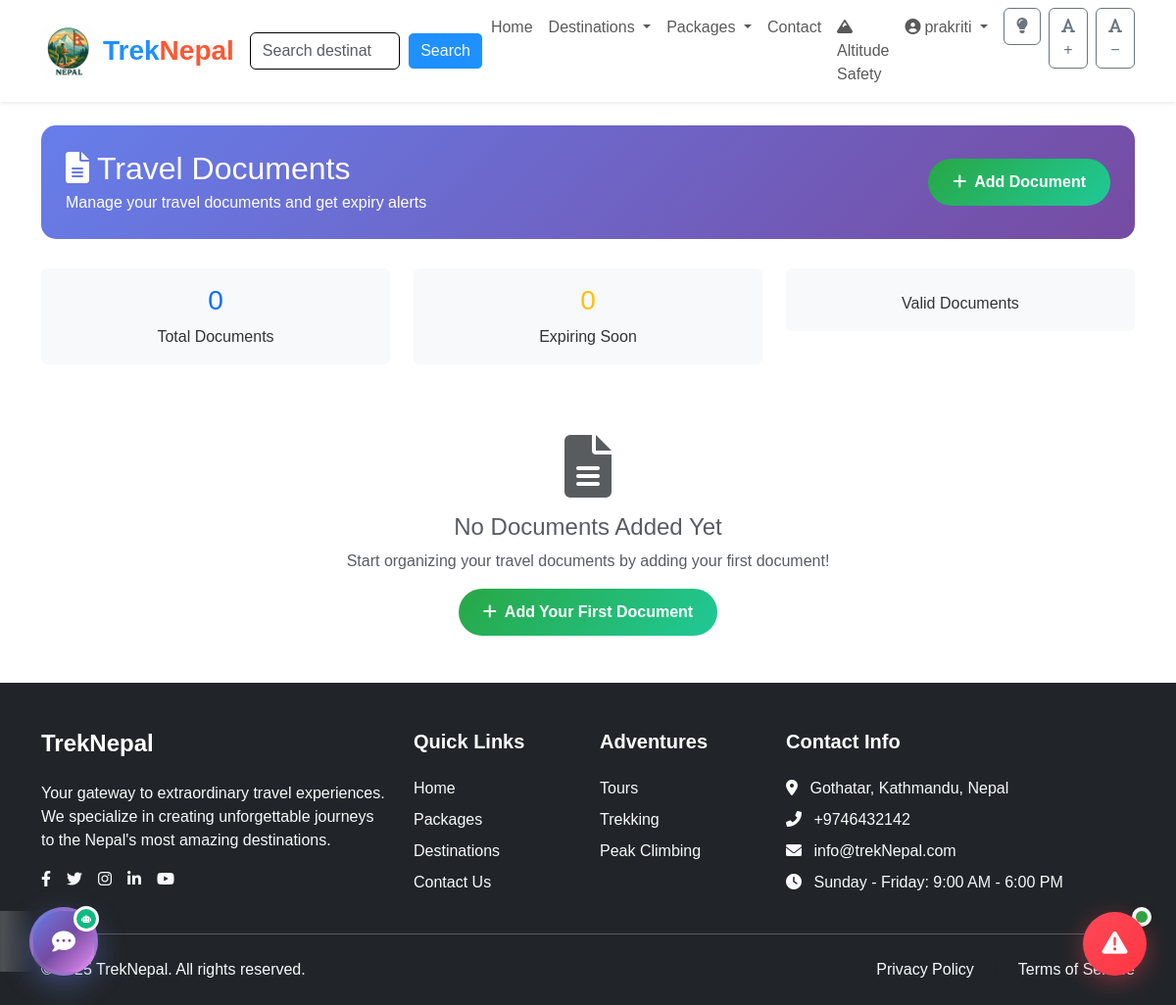
Page /personal/documents/ (signed in) on the earlier database version.
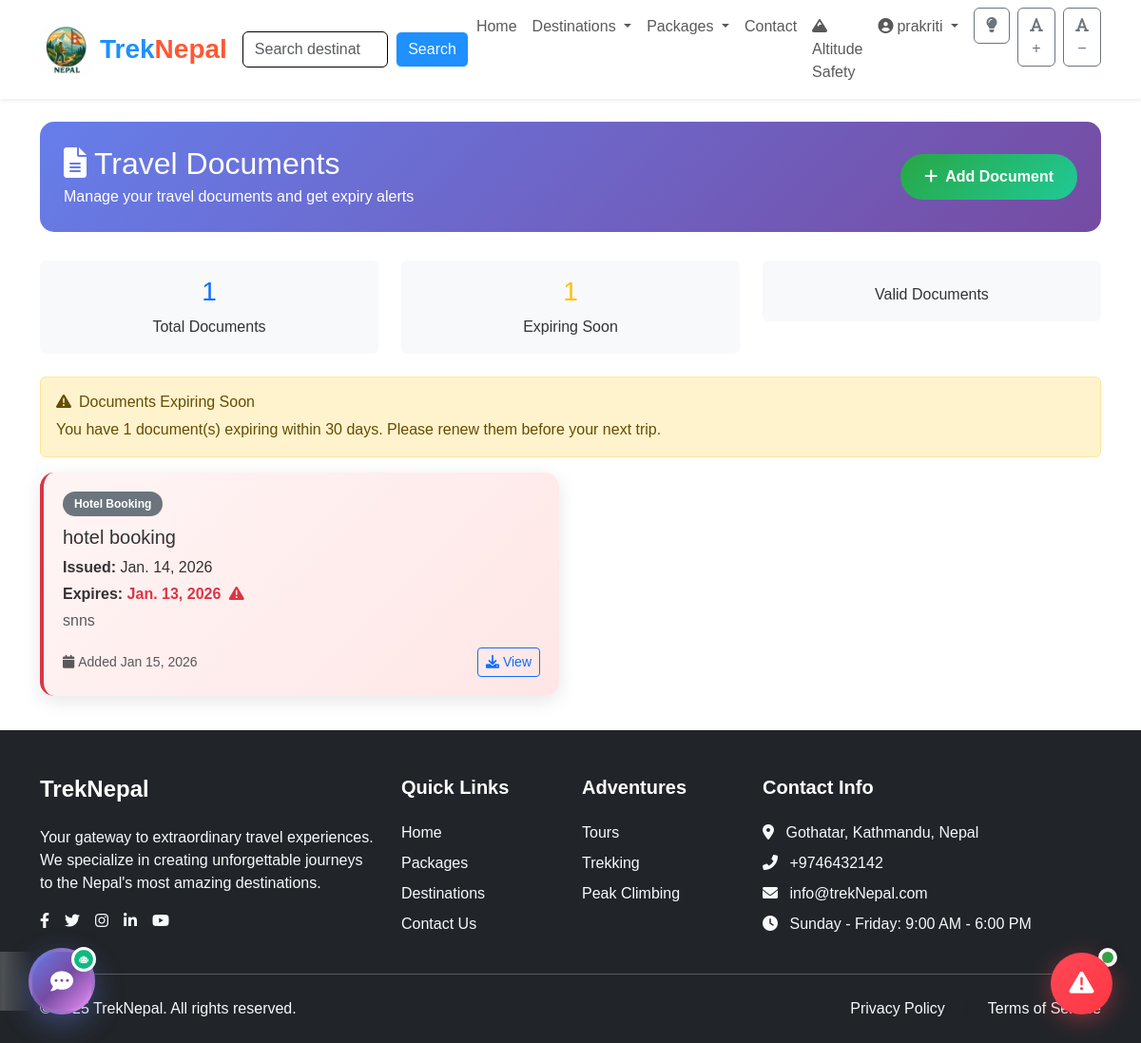
Same page on the later database version.
### app/models.py (models this page shows, shortened)
class TravelDocument(models.Model):
    DOCUMENT_TYPES = [
        ('passport', 'Passport'),
        ('visa', 'Visa'),
        ('insurance', 'Travel Insurance'),
        ('ticket', 'Flight Ticket'),
        ('hotel', 'Hotel Booking'),
        ('permit', 'Trekking Permit'),
        ('vaccination', 'Vaccination Certificate'),
        ('other', 'Other')
    ]
    user = models.ForeignKey(User, on_delete=models.CASCADE)
    document_type = models.CharField(max_length=20, choices=DOCUMENT_TYPES)
    title = models.CharField(max_length=100)
    document_number = models.CharField(max_length=50, blank=True)
    issue_date = models.DateField(null=True, blank=True)
    expiry_date = models.DateField(null=True, blank=True)
    issuing_authority = models.CharField(max_length=100, blank=True)
    document_file = models.FileField(upload_to='documents/', blank=True, null=True)
    notes = models.TextField(blank=True)
    created_at = models.DateTimeField(auto_now_add=True)
    def is_expiring_soon(self):
        if self.expiry_date:
            from django.utils import timezone
            days_until_expiry = (self.expiry_date - timezone.now().date()).days
            return days_until_expiry <= 30
        return False
    class Meta:
        ordering = ['expiry_date', '-created_at']

### app/personal_views.py (the view)
# urls.py: path('documents/', personal_views.travel_documents, name='travel_documents'),
@login_required
def travel_documents(request):
    documents = TravelDocument.objects.filter(user=request.user).order_by('expiry_date')
    expiring_soon = [doc for doc in documents if doc.is_expiring_soon()]
    context = {
        'documents': documents,
        'expiring_soon': expiring_soon,
        'total_documents': documents.count(),
        'expiring_count': len(expiring_soon)
    }
    return render(request, 'personal/travel_documents.html', context)

### app/context_processors.py (called while the page is built)
def countries_context(request):
    return {
        'countries': Country.objects.all()
    }

### app/models.py (called while the page is built)
    def get_absolute_url(self):
        return reverse('explore_country_detail', args=[str(self.id)])

### app/templates/personal/travel_documents.html (shortened to what the changed rows need)
{% extends 'base.html' %}
{% load static %}
{% block content %}
<div class="container mt-4">
    <div class="document-header">
        <div class="d-flex justify-content-between align-items-center">
            <div>
                <h2 class="mb-1"><i class="fas fa-file-alt me-2"></i>Travel Documents</h2>
            </div>
        </div>
    </div>
    <div class="row mb-4">
        <div class="col-md-4">
            <div class="text-center p-3 bg-light rounded">
                <h3 class="text-primary">{{ total_documents }}</h3>
                <p class="mb-0">Total Documents</p>
            </div>
        </div>
        <div class="col-md-4">
            <div class="text-center p-3 bg-light rounded">
                <h3 class="text-warning">{{ expiring_count }}</h3>
                <p class="mb-0">Expiring Soon</p>
            </div>
        </div>
    </div>
    {% if expiring_soon %}
    <div class="alert alert-warning">
        <h6><i class="fas fa-exclamation-triangle me-2"></i>Documents Expiring Soon</h6>
        <p class="mb-0">You have {{ expiring_count }} document(s) expiring within 30 days. Please renew them before your next trip.</p>
    </div>
    {% endif %}
    <div class="row">
        {% for document in documents %}
        <div class="col-md-6 mb-3">
            <div class="document-card {% if document.is_expiring_soon %}expiring-soon{% endif %}">
                <div class="document-type-badge" style="background-color:
                    {% if document.document_type == 'passport' %}#007bff
                    {% elif document.document_type == 'visa' %}#28a745
                    {% elif document.document_type == 'insurance' %}#ffc107
                    {% elif document.document_type == 'ticket' %}#17a2b8
                    {% elif document.document_type == 'permit' %}#6f42c1
                    {% else %}#6c757d{% endif %};">
                    {{ document.get_document_type_display }}
                </div>
                <h5 class="mb-2">{{ document.title }}</h5>
                {% if document.issue_date %}
                <p class="mb-1"><strong>Issued:</strong> {{ document.issue_date }}</p>
                {% endif %}
                {% if document.expiry_date %}
                <p class="mb-1"><strong>Expires:</strong>
                    <span class="{% if document.is_expiring_soon %}text-danger fw-bold{% endif %}">
                        {{ document.expiry_date }}
                    </span>
                    {% if document.is_expiring_soon %}
                        <i class="fas fa-exclamation-triangle text-danger ms-1"></i>
                    {% endif %}
                </p>
                {% endif %}
                {% if document.notes %}
                <p class="mb-2 text-muted">{{ document.notes|truncatewords:15 }}</p>
                {% endif %}
                <div class="d-flex justify-content-between align-items-center mt-3">
                    <small class="text-muted">
                        <i class="fas fa-calendar me-1"></i>Added {{ document.created_at|date:"M d, Y" }}
                    </small>
                    {% if document.document_file %}
                    <a href="{{ document.document_file.url }}" class="btn btn-sm btn-outline-primary" target="_blank">
                        <i class="fas fa-download me-1"></i>View
                    </a>
                    {% endif %}
                </div>
            </div>
        </div>
        {% empty %}
        <div class="col-12">
            <div class="text-center py-5">
                <i class="fas fa-file-alt fa-4x text-muted mb-3"></i>
                <h4 class="text-muted">No Documents Added Yet</h4>
                <p class="text-muted">Start organizing your travel documents by adding your first document!</p>
                <button class="btn add-document-btn" data-bs-toggle="modal" data-bs-target="#addDocumentModal">
                    <i class="fas fa-plus me-2"></i>Add Your First Document
                </button>
            </div>
        </div>
        {% endfor %}
    </div>
</div>
{% endblock %}

Differences in the rows shown:
added TravelDocument: document_type "Hotel Booking", title "hotel booking", issue_date "Jan. 14, 2026", expiry_date "Jan. 13, 2026", notes "snns", created_at "Jan 15, 2026"
Other differences:
{{ total_documents }}: "0" → "1"
{{ expiring_count }}: "0" → "1"
{{ expiring_count }}: (not shown) → "1"
text no longer shown: "No Documents Added Yet Start organizing your travel documents by adding your first document! Add Your First Document"
text now shown: "Documents Expiring Soon You have document(s) expiring within 30 days. Please renew them before your next trip."
